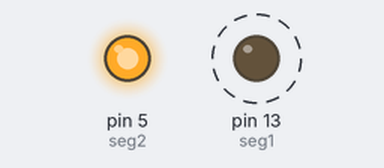
This sketch was run on a simulated Arduino Uno, built with avr-gcc and run on an emulated ATmega328P. On the bench: output pins drawn as LEDs (lit = HIGH). Dashed ring = blinking.

Above: at 0.05 s.
At 4.25 s:
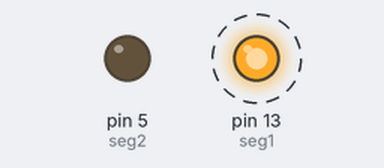
Timing chart, 0 to 5.1 s (numbered marks = the images above):
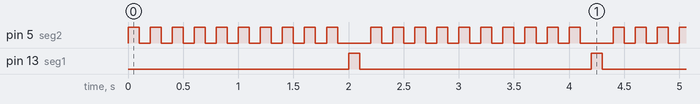

Measured:
- by itself, pin 5 (seg2): repeats every 2.2 s: 9 × (LOW 0.10 s, HIGH 0.10 s), LOW 0.30 s, HIGH 0.10 s
- by itself, pin 13 (seg1): alternates HIGH for 0.10 s and LOW for 2.1 s

The sketch:

7seg.ino
```cpp
const int seg1= 13;
const int seg2= 5;
void setup() {
pinMode (seg1,OUTPUT);
pinMode (seg2,OUTPUT);
}
void loop() {
 for(int i=0;i<=9;i++)
 {

 for(int j=0;j<=9;j++){
  digitalWrite(seg2,HIGH);
  delay(100);
  digitalWrite(seg2,LOW);
  delay(100);
 }
 digitalWrite(seg1,HIGH);
 delay(100);
 digitalWrite(seg1,LOW);
 delay(100);
 }


}
```
